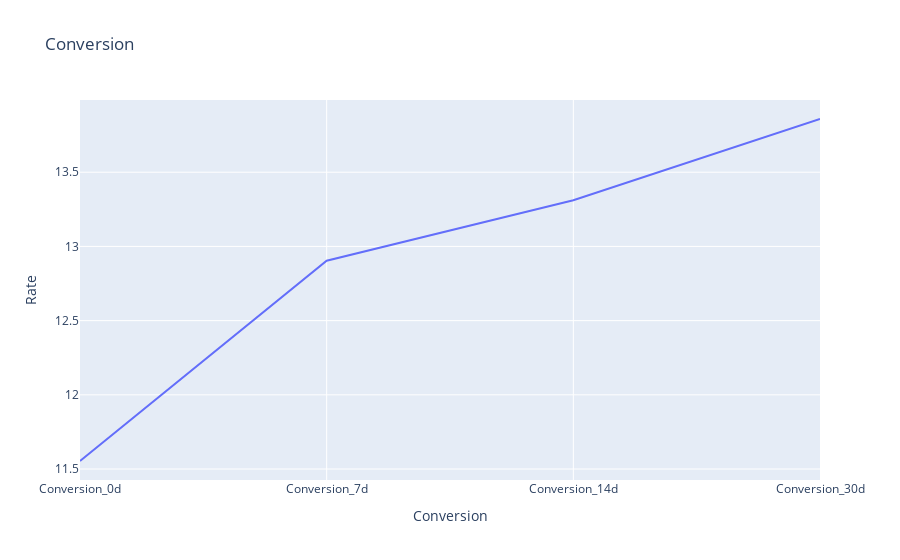

The code cell stored with this chart in its notebook:
### Code cell
fig=px.line(conversion_table,x='Conversion',y='Rate',title='Conversion')
fig.show()

### Figure 1 — Plotly figure (JSON) as saved in the notebook; plotly's stock layout.template omitted (floating-point values rounded to 4 significant figures)
{"data": [{"hovertemplate": "Conversion=%{x}<br>Rate=%{y}<extra></extra>", "legendgroup": "", "line": {"color": "#636efa", "dash": "solid"}, "mode": "lines", "name": "", "showlegend": false, "type": "scatter", "x": ["Conversion_0d", "Conversion_7d", "Conversion_14d", "Conversion_30d"], "xaxis": "x", "y": [11.55, 12.9, 13.31, 13.86], "yaxis": "y"}], "layout": {"legend": {"tracegroupgap": 0}, "title": {"text": "Conversion"}, "xaxis": {"anchor": "y", "domain": [0, 1], "title": {"text": "Conversion"}}, "yaxis": {"anchor": "x", "domain": [0, 1], "title": {"text": "Rate"}}}}
